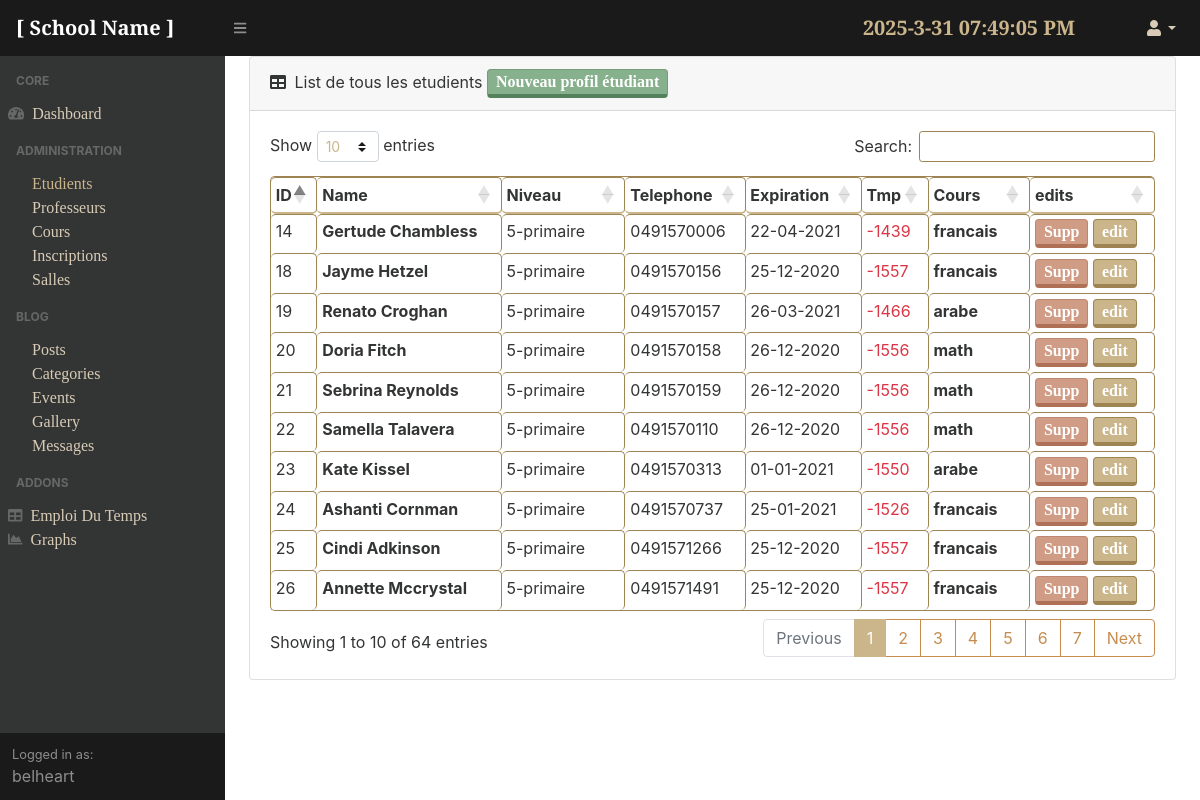
The page /adminpanel/students/ (signed in) on the database its author committed.
### school/models.py (models this page shows, shortened)
class Student(models.Model):
    first_name = models.CharField(max_length=100)
    last_name = models.CharField(max_length=100)
    birthdate = models.DateField()
    address = models.CharField(max_length=150,default='N/A')
    institute = models.CharField(max_length=150,default="N/A")
    niveau = models.CharField(choices=niveaux.Levels,max_length=100, blank=False, default='1-primaire')
    telephone = models.IntegerField()
    cours_in = models.ForeignKey('courses.Course',on_delete=models.CASCADE)
    sub_date = models.DateField(default=timezone.now)
    cours_start = models.DateField(default = timezone.now, verbose_name="Expiration Date")
    presence = models.TextField(default='--')
    image = models.ImageField(default='Default.png', upload_to='students_pics')
    def period(self):
        return (self.cours_start - timezone.now().date()).days

### courses/models.py (models this page shows, shortened)
class Course(models.Model):
    weekdays = [('N/A','N/A'),('Dimanche','Dim'),('Lundi','Lun'),('Mardi','Mar'),('Mercredi','Mer'),('Jeudi','Jeu'),('Vendredi','Ven'),('Samedi','Sam')]
    days_en = {'Dimanche':'Sunday', 'Lundi':'Monday', 'Mardi':'Tuesday', 'Mercredi':'Wednesday', 'Jeudi':'Thursday', 'Vendredi':'Friday', 'Samedi':'Saturday', 'N/A':'N/A'}
    name = models.CharField(max_length=200)
    price = models.IntegerField(default = 0)
    desc = models.TextField(max_length=500,default="...")
    cours_start = models.DateField(default = timezone.now)
    time = models.TimeField()
    time2 = models.TimeField(default=timezone.now)
    niveau = models.CharField(choices=Levels, max_length=100,blank=False,default='1_pri')
    prof = models.CharField(max_length=100, default='N/A')
    wday1 = models.CharField(choices=weekdays,max_length=10, blank=False, default='N/A')
    wday2 = models.CharField(choices=weekdays,max_length=10, blank=False, default='N/A')
    sal = models.ForeignKey('courses.Salle',on_delete=models.PROTECT, default=1)

### adminpanel/views.py (the view)
# urls.py: path('students/', login_required(views.studentsListView.as_view()), name='students'),
class studentsListView(LoginRequiredMixin,ListView):
	model = Student
	template_name = 'adminpanel/students.html'
	context_object_name = 'Student'

### adminpanel/templates/adminpanel/students.html
{% extends 'adminpanel/base.html'%}
{% block content %}
<div class="card mb-4">
                            <div class="card-header">
                                <i class="fas fa-table mr-1"></i>
                                List de tous les etudients  <a href="{% url 'new-student' %}" class="btn btn-outline-success p-0 px-2">Nouveau profil étudiant </a>
                            </div>
                            <div class="card-body">
                                <div class="table-responsive">
                                    <table class="table table-bordered table-sm" id="dataTable" width="100%" cellspacing="0">
                                        <thead>
                                            <tr>
						<th>ID</th>
                                                <th>Name</th>
                                                <th>Niveau</th>
                                                <th>Telephone</th>
                                                <th>Expiration</th>
                                                <th>Tmp</th>
                                                <th>Cours </th>
                                                <th>edits</th>
                                            </tr>
                                        </thead>
                                        <tbody>
					{% for  stdn in Student %}
                                        <tr role="row" class="odd">
						<td>{{stdn.id}}</td>
						<td><a href="{% url 'detail-student' stdn.id%}" class="tb-names">{{stdn.first_name}} {{stdn.last_name}}</a></td>
                                                <td>{{stdn.niveau}}</td>
                                                <td>0{{stdn.telephone}}</td>
                                                <td>{{stdn.cours_start|date:"d-m-Y"}}</td>
						{% if stdn.period > 3 %}
                                                <td>{{stdn.period}}</td>
                                                {% else %}
                                                <td class="text-danger">{{stdn.period}}</td>
                                                {% endif %}
                                                <td><a href="{% url 'cours-detail' stdn.cours_in.id%}" class="tb-names">{{stdn.cours_in.name}}</a></td>
						{% if user.is_authenticated %}
                        <td><a href="{% url 'delete-student' stdn.id %}" class="max-auto btn btn-outline-danger p-0 px-2">Supp</a>
                            <a href="{% url 'update-student' stdn.id %}" class="max-auto btn btn-outline-info p-0 px-2">edit</a></td>
						{% endif %}
                                            </tr>
					{%endfor%}
                                        </tbody>
                                    </table>
                                </div>
                            </div>
                        </div>
{% endblock %}

### adminpanel/templates/adminpanel/base.html (shortened to what this page needs)
{%load static%}
<!DOCTYPE html>
<html lang="en">
    <head>
    <link href="{% static 'adminpanel/assets/css/styles.css'%}" rel="stylesheet" />
    <link href="https://cdn.datatables.net/1.10.20/css/dataTables.bootstrap4.min.css" rel="stylesheet" />
    </head>
    <body class="sb-nav-fixed">
        <nav class="sb-topnav navbar navbar-expand navbar-dark bg-dark">
            <a class="navbar-brand" href="{% url 'blog-home' %}">[ School Name ]</a>
            <button class="btn btn-link btn-sm order-1 order-lg-0" id="sidebarToggle" href="#"><i class="fas fa-bars"></i></button>
            <form class="d-none d-md-inline-block form-inline ml-auto mr-0 mr-md-3 my-2 my-md-0">
                <p id="MyClockDisplay"  class="navbar-brand mr-5 text-gold" onload="showTime()"></p>
            </form>
            <ul class="navbar-nav ml-auto ml-md-0">
                <li class="nav-item dropdown">
                    <a class="nav-link dropdown-toggle" id="userDropdown" href="#" role="button" data-toggle="dropdown" aria-haspopup="true" aria-expanded="false"><i class="fas fa-user fa-fw"></i></a>
                </li>
            </ul>
        </nav>
        <div id="layoutSidenav">
            <div id="layoutSidenav_nav">
                <nav class="sb-sidenav accordion sb-sidenav-dark" id="sidenavAccordion">
                    <div class="sb-sidenav-menu">
                        <div class="nav">
                            <div class="sb-sidenav-menu-heading">Core</div>
                            <a class="nav-link" href="{% url 'dashboard' %}">
                                <div class="sb-nav-link-icon"><i class="fas fa-tachometer-alt"></i></div>
                                Dashboard
                            </a>
                            <div class="sb-sidenav-menu-heading">Administration</div>
                            <div class="collapse show" id="collapseLayouts" aria-labelledby="headingOne" data-parent="#sidenavAccordion" style="">
                                <nav class="sb-sidenav-menu-nested nav">
                                    <a class="nav-link" href="{% url 'students' %}">Etudients</a>
                                    <a class="nav-link" href="{% url 'teachers' %}">Professeurs</a>
                                    <a class="nav-link" href="{% url 'courses' %}">Cours</a>
                                    <a class="nav-link" href="{% url 'inscriptions' %}">Inscriptions</a>
                                    <a class="nav-link" href="{% url 'salles' %}">Salles</a>
                                </nav>
                            </div>
                            <div class="sb-sidenav-menu-heading">Blog</div>
                            <div class="collapse show" id="collapseLayouts" aria-labelledby="headingOne" data-parent="#sidenavAccordion" style="">
                                <nav class="sb-sidenav-menu-nested nav">
                                    <a class="nav-link" href="{% url 'blog-posts' %}">Posts</a>
                                    <a class="nav-link" href="{% url 'categories' %}">Categories</a>
                                    <a class="nav-link" href="{% url 'events-admin' %}">Events</a>
                                    <a class="nav-link" href="{% url 'gallery' %}">Gallery</a>
                                    <a class="nav-link" href="{% url 'messages' %}">Messages</a>
                                </nav>
                            </div>
                            <div class="sb-sidenav-menu-heading">Addons</div>
                            <a class="nav-link" href="{% url 'schedule'%}">
                                <div class="sb-nav-link-icon"><i class="fas fa-table"></i></div>
                                Emploi Du Temps
                            </a>
                            <a class="nav-link" href="{% url 'charts'%}">
                                <div class="sb-nav-link-icon"><i class="fas fa-chart-area"></i></div>
                                Graphs
                            </a>
                        </div>
                    </div>
                    <div class="sb-sidenav-footer">
                        <div class="small">Logged in as:</div>
                        {{user.username}}
                    </div>
                </nav>
            </div>
        <div id='layoutSidenav_content'>
        <main>
        <div class="container-fluid">
            {% block content %}{% endblock %}
        </div>
        </main>
        </div>
    </body>
</html>

### rows shown on the page
Student: id "14", first_name "Gertude", last_name "Chambless", niveau "5-primaire", telephone "491570006", cours_start "22-04-2021", period "-1439", cours_in.name "francais"
Student: id "18", first_name "Jayme", last_name "Hetzel", niveau "5-primaire", telephone "491570156", cours_start "25-12-2020", period "-1557", cours_in.name "francais"
Student: id "19", first_name "Renato", last_name "Croghan", niveau "5-primaire", telephone "491570157", cours_start "26-03-2021", period "-1466", cours_in.name "arabe"
Student: id "20", first_name "Doria", last_name "Fitch", niveau "5-primaire", telephone "491570158", cours_start "26-12-2020", period "-1556", cours_in.name "math"
Student: id "21", first_name "Sebrina", last_name "Reynolds", niveau "5-primaire", telephone "491570159", cours_start "26-12-2020", period "-1556", cours_in.name "math"
Student: id "22", first_name "Samella", last_name "Talavera", niveau "5-primaire", telephone "491570110", cours_start "26-12-2020", period "-1556", cours_in.name "math"
Student: id "23", first_name "Kate", last_name "Kissel", niveau "5-primaire", telephone "491570313", cours_start "01-01-2021", period "-1550", cours_in.name "arabe"
Student: id "24", first_name "Ashanti", last_name "Cornman", niveau "5-primaire", telephone "491570737", cours_start "25-01-2021", period "-1526", cours_in.name "francais"
Student: id "25", first_name "Cindi", last_name "Adkinson", niveau "5-primaire", telephone "491571266", cours_start "25-12-2020", period "-1557", cours_in.name "francais"
Student: id "26", first_name "Annette", last_name "Mccrystal", niveau "5-primaire", telephone "491571491", cours_start "25-12-2020", period "-1557", cours_in.name "francais"

### other values the page prints
{{ user.username }} "belheart"
